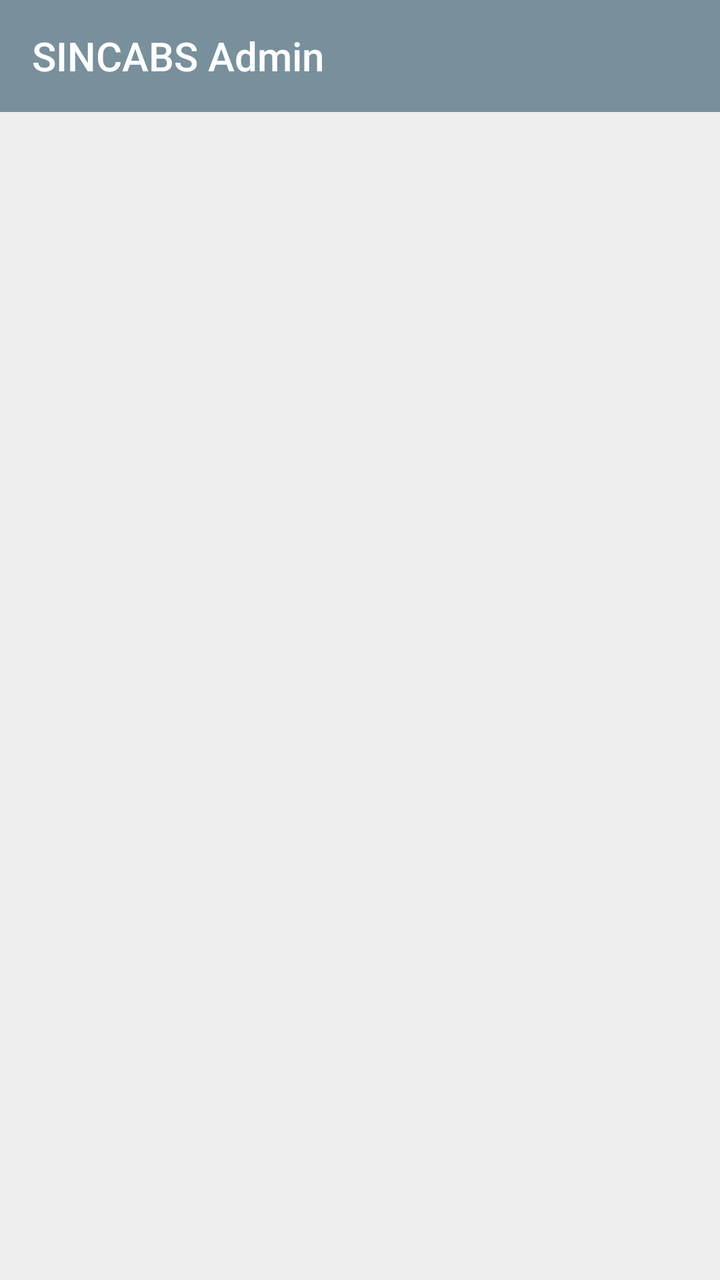
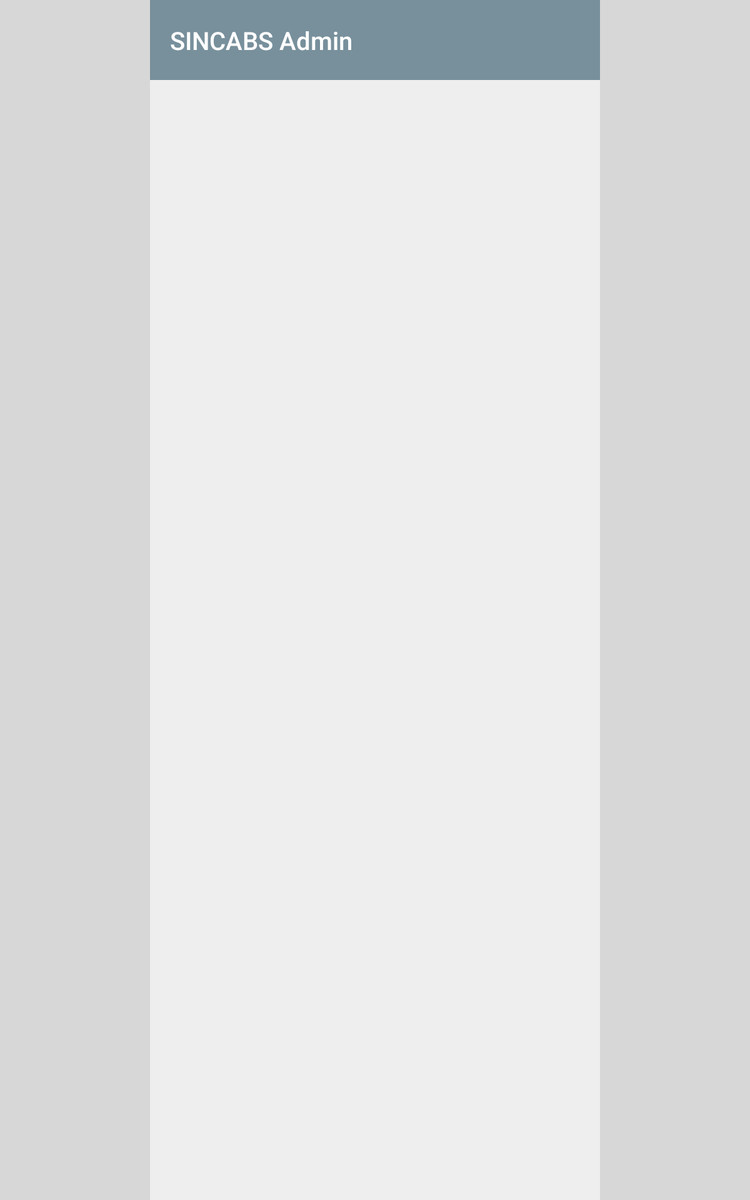

One screen, two layout resources from the same app: the default and the repository's alternative for another configuration. Each is rendered where Android would select it; the XML of both is given below.
<!-- AndroidManifest.xml: application theme AppTheme.NoActionBar -->
<!-- res/layout/activity_admin.xml -->
<?xml version="1.0" encoding="utf-8"?>
<LinearLayout xmlns:android="http://schemas.android.com/apk/res/android"
    xmlns:app="http://schemas.android.com/apk/res-auto"
    xmlns:tools="http://schemas.android.com/tools"
    android:layout_width="match_parent"
    android:layout_height="match_parent"
    android:orientation="vertical"
    tools:context="br.com.sincabs.appsincabs.SincabsActivity">

    <android.support.design.widget.AppBarLayout
        android:layout_width="match_parent"
        android:layout_height="wrap_content"
        android:background="@color/colorPrimaryDark"
        android:theme="@style/AppTheme.AppBarOverlay">

        <android.support.v7.widget.Toolbar
            xmlns:android="http://schemas.android.com/apk/res/android"
            android:id="@+id/toolbar"
            android:layout_height="wrap_content"
            android:layout_width="match_parent"
            android:minHeight="?attr/actionBarSize"
            android:background="?attr/colorPrimary"
            app:title="SINCABS Admin"
            app:popupTheme="@style/AppTheme.PopupOverlay">

        </android.support.v7.widget.Toolbar>

    </android.support.design.widget.AppBarLayout>

    <FrameLayout
        android:id="@+id/frameLayoutAdmin"
        android:background="@color/colorWhite"
        android:layout_width="match_parent"
        android:layout_height="match_parent" />

</LinearLayout>
<!-- resources referenced by this layout -->
<resources>
  <color name="colorPrimaryDark">#4b636e</color>
  <color name="colorWhite">#eeeeee</color>
  <style name="AppTheme.AppBarOverlay" parent="ThemeOverlay.AppCompat.Dark.ActionBar" />
  <style name="AppTheme.PopupOverlay" parent="ThemeOverlay.AppCompat.Light" />
  <style name="AppTheme.NoActionBar">
          <item name="windowActionBar">false</item>
          <item name="windowNoTitle">true</item>
      </style>
</resources>
<!-- res/layout-large/activity_admin.xml (the repository's variant of the layout above) -->
<!-- drawn on a 7-inch tablet held upright -->
<?xml version="1.0" encoding="utf-8"?>
<LinearLayout xmlns:android="http://schemas.android.com/apk/res/android"
    xmlns:app="http://schemas.android.com/apk/res-auto"
    xmlns:tools="http://schemas.android.com/tools"
    android:layout_width="match_parent"
    android:layout_height="match_parent"
    android:background="@color/colorGray"
    android:weightSum="100"
    android:gravity="center_horizontal"
    tools:context="br.com.sincabs.appsincabs.SincabsActivity">

    <LinearLayout
        android:layout_width="0dp"
        android:layout_height="match_parent"
        android:layout_weight="60"
        android:orientation="vertical">

        <android.support.design.widget.AppBarLayout
            android:layout_width="match_parent"
            android:layout_height="wrap_content"
            android:background="@color/colorPrimaryDark"
            android:theme="@style/AppTheme.AppBarOverlay">

            <android.support.v7.widget.Toolbar
                xmlns:android="http://schemas.android.com/apk/res/android"
                android:id="@+id/toolbar"
                android:layout_height="wrap_content"
                android:layout_width="match_parent"
                android:minHeight="?attr/actionBarSize"
                android:background="?attr/colorPrimary"
                app:title="SINCABS Admin"
                app:popupTheme="@style/AppTheme.PopupOverlay">

            </android.support.v7.widget.Toolbar>

        </android.support.design.widget.AppBarLayout>

        <FrameLayout
            android:id="@+id/frameLayoutAdmin"
            android:background="@color/colorWhite"
            android:layout_width="match_parent"
            android:layout_height="match_parent" />

    </LinearLayout>

</LinearLayout>
<!-- resources referenced by the variant -->
<!-- as a 7-inch tablet held upright resolves them -->
<resources>
  <color name="colorGray">#d7d7d7</color>
  <color name="colorPrimaryDark">#4b636e</color>
  <color name="colorWhite">#eeeeee</color>
  <style name="AppTheme.AppBarOverlay" parent="ThemeOverlay.AppCompat.Dark.ActionBar" />
  <style name="AppTheme.PopupOverlay" parent="ThemeOverlay.AppCompat.Light" />
  <style name="AppTheme.NoActionBar">
          <item name="windowActionBar">false</item>
          <item name="windowNoTitle">true</item>
      </style>
</resources>
